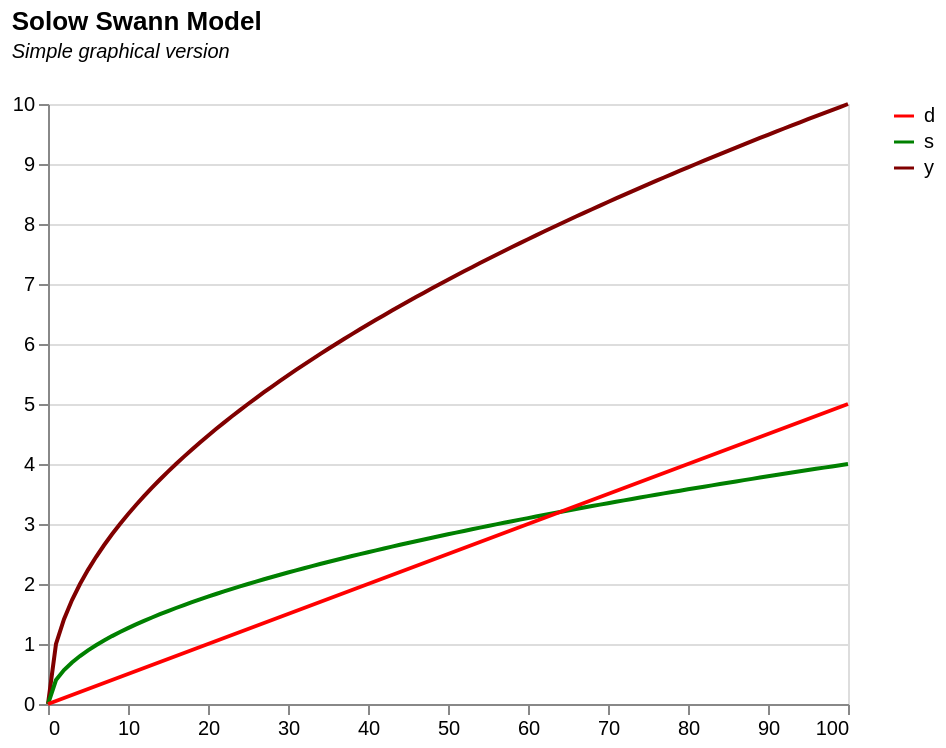

The Vega-Lite source for this figure:
### Vega-Lite specification from a JSON file in a GitHub repository (floating-point values rounded to 4 significant figures)
{"$schema": "https://vega.github.io/schema/vega-lite/v5.json", "title": {"text": "Solow Swann Model", "subtitle": ["Simple graphical version", ""], "subtitleFontStyle": "italic", "subtitleFontSize": 10, "anchor": "start", "color": "black"}, "data": {"values": [{"k": "0", "y": "0", "s": "0", "s1": "0", "s2": "0", "s3": "0", "d": "0", "a": "0", "y2_a": "0", "y2_b": "0", "y2": "0", "a2": "0"}, {"k": "1", "y": "1", "s": "0.4", "s1": "0.2", "s2": "0.3", "s3": "0.9", "d": "0.05", "a": "0.35", "y2_a": "1", "y2_b": "0", "y2": "1", "a2": "0.25"}, {"k": "2", "y": "1.414213562", "s": "0.565685425", "s1": "0.4", "s2": "0.424264069", "s3": "1.8", "d": "0.1", "a": "0.465685425", "y2_a": "1.414213562", "y2_b": "0", "y2": "1.414213562", "a2": "0.324264069"}, {"k": "3", "y": "1.732050808", "s": "0.692820323", "s1": "0.6", "s2": "0.519615242", "s3": "2.7", "d": "0.15", "a": "0.542820323", "y2_a": "1.732050808", "y2_b": "0", "y2": "1.732050808", "a2": "0.369615242"}, {"k": "4", "y": "2", "s": "0.8", "s1": "0.8", "s2": "0.6", "s3": "3.6", "d": "0.2", "a": "0.6", "y2_a": "2", "y2_b": "0", "y2": "2", "a2": "0.4"}, {"k": "5", "y": "2.236067977", "s": "0.894427191", "s1": "1", "s2": "0.670820393", "s3": "4.5", "d": "0.25", "a": "0.644427191", "y2_a": "2.236067977", "y2_b": "0", "y2": "2.236067977", "a2": "0.420820393"}, {"k": "6", "y": "2.449489743", "s": "0.979795897", "s1": "1.2", "s2": "0.734846923", "s3": "5.4", "d": "0.3", "a": "0.679795897", "y2_a": "2.449489743", "y2_b": "0", "y2": "2.449489743", "a2": "0.434846923"}, {"k": "7", "y": "2.645751311", "s": "1.058300524", "s1": "1.4", "s2": "0.793725393", "s3": "6.3", "d": "0.35", "a": "0.708300524", "y2_a": "2.645751311", "y2_b": "0", "y2": "2.645751311", "a2": "0.443725393"}, {"k": "8", "y": "2.828427125", "s": "1.13137085", "s1": "1.6", "s2": "0.848528137", "s3": "7.2", "d": "0.4", "a": "0.73137085", "y2_a": "2.828427125", "y2_b": "0", "y2": "2.828427125", "a2": "0.448528137"}, {"k": "9", "y": "3", "s": "1.2", "s1": "1.8", "s2": "0.9", "s3": "8.1", "d": "0.45", "a": "0.75", "y2_a": "3", "y2_b": "0", "y2": "3", "a2": "0.45"}, {"k": "10", "y": "3.16227766", "s": "1.264911064", "s1": "2", "s2": "0.948683298", "s3": "9", "d": "0.5", "a": "0.764911064", "y2_a": "3.16227766", "y2_b": "0", "y2": "3.16227766", "a2": "0.448683298"}, {"k": "11", "y": "3.31662479", "s": "1.326649916", "s1": "2.2", "s2": "0.994987437", "s3": "9.9", "d": "0.55", "a": "0.776649916", "y2_a": "3.31662479", "y2_b": "0", "y2": "3.31662479", "a2": "0.444987437"}, {"k": "12", "y": "3.464101615", "s": "1.385640646", "s1": "2.4", "s2": "1.039230485", "s3": "10.8", "d": "0.6", "a": "0.785640646", "y2_a": "3.464101615", "y2_b": "0", "y2": "3.464101615", "a2": "0.439230485"}, {"k": "13", "y": "3.605551275", "s": "1.44222051", "s1": "2.6", "s2": "1.081665383", "s3": "11.7", "d": "0.65", "a": "0.79222051", "y2_a": "3.605551275", "y2_b": "0", "y2": "3.605551275", "a2": "0.431665383"}, {"k": "14", "y": "3.741657387", "s": "1.496662955", "s1": "2.8", "s2": "1.122497216", "s3": "12.6", "d": "0.7", "a": "0.796662955", "y2_a": "3.741657387", "y2_b": "0", "y2": "3.741657387", "a2": "0.422497216"}, {"k": "15", "y": "3.872983346", "s": "1.549193338", "s1": "3", "s2": "1.161895004", "s3": "13.5", "d": "0.75", "a": "0.799193338", "y2_a": "3.872983346", "y2_b": "0", "y2": "3.872983346", "a2": "0.411895004"}, {"k": "16", "y": "4", "s": "1.6", "s1": "3.2", "s2": "1.2", "s3": "14.4", "d": "0.8", "a": "0.8", "y2_a": "4", "y2_b": "0", "y2": "4", "a2": "0.4"}, {"k": "17", "y": "4.123105626", "s": "1.64924225", "s1": "3.4", "s2": "1.236931688", "s3": "15.3", "d": "0.85", "a": "0.79924225", "y2_a": "4.123105626", "y2_b": "0", "y2": "4.123105626", "a2": "0.386931688"}, {"k": "18", "y": "4.242640687", "s": "1.697056275", "s1": "3.6", "s2": "1.272792206", "s3": "16.2", "d": "0.9", "a": "0.797056275", "y2_a": "4.242640687", "y2_b": "0", "y2": "4.242640687", "a2": "0.372792206"}, {"k": "19", "y": "4.358898944", "s": "1.743559577", "s1": "3.8", "s2": "1.307669683", "s3": "17.1", "d": "0.95", "a": "0.793559577", "y2_a": "4.358898944", "y2_b": "0", "y2": "4.358898944", "a2": "0.357669683"}, {"k": "20", "y": "4.472135955", "s": "1.788854382", "s1": "4", "s2": "1.341640786", "s3": "18", "d": "1", "a": "0.788854382", "y2_a": "4.472135955", "y2_b": "0", "y2": "4.472135955", "a2": "0.341640786"}, {"k": "21", "y": "4.582575695", "s": "1.833030278", "s1": "4.2", "s2": "1.374772708", "s3": "18.9", "d": "1.05", "a": "0.783030278", "y2_a": "4.582575695", "y2_b": "0", "y2": "4.582575695", "a2": "0.324772708"}, {"k": "22", "y": "4.69041576", "s": "1.876166304", "s1": "4.4", "s2": "1.407124728", "s3": "19.8", "d": "1.1", "a": "0.776166304", "y2_a": "4.69041576", "y2_b": "0", "y2": "4.69041576", "a2": "0.307124728"}, {"k": "23", "y": "4.795831523", "s": "1.918332609", "s1": "4.6", "s2": "1.438749457", "s3": "20.7", "d": "1.15", "a": "0.768332609", "y2_a": "4.795831523", "y2_b": "0", "y2": "4.795831523", "a2": "0.288749457"}, {"k": "24", "y": "4.898979486", "s": "1.959591794", "s1": "4.8", "s2": "1.469693846", "s3": "21.6", "d": "1.2", "a": "0.759591794", "y2_a": "4.898979486", "y2_b": "0", "y2": "4.898979486", "a2": "0.269693846"}, {"k": "25", "y": "5", "s": "2", "s1": "5", "s2": "1.5", "s3": "22.5", "d": "1.25", "a": "0.75", "y2_a": "5", "y2_b": "0", "y2": "5", "a2": "0.25"}, {"k": "26", "y": "5.099019514", "s": "2.039607805", "s1": "5.2", "s2": "1.529705854", "s3": "23.4", "d": "1.3", "a": "0.739607805", "y2_a": "5.099019514", "y2_b": "0", "y2": "5.099019514", "a2": "0.229705854"}, {"k": "27", "y": "5.196152423", "s": "2.078460969", "s1": "5.4", "s2": "1.558845727", "s3": "24.3", "d": "1.35", "a": "0.728460969", "y2_a": "5.196152423", "y2_b": "0", "y2": "5.196152423", "a2": "0.208845727"}, {"k": "28", "y": "5.291502622", "s": "2.116601049", "s1": "5.6", "s2": "1.587450787", "s3": "25.2", "d": "1.4", "a": "0.716601049", "y2_a": "5.291502622", "y2_b": "0", "y2": "5.291502622", "a2": "0.187450787"}, {"k": "29", "y": "5.385164807", "s": "2.154065923", "s1": "5.8", "s2": "1.615549442", "s3": "26.1", "d": "1.45", "a": "0.704065923", "y2_a": "5.385164807", "y2_b": "0", "y2": "5.385164807", "a2": "0.165549442"}, {"k": "30", "y": "5.477225575", "s": "2.19089023", "s1": "6", "s2": "1.643167673", "s3": "27", "d": "1.5", "a": "0.69089023", "y2_a": "5.477225575", "y2_b": "0", "y2": "5.477225575", "a2": "0.143167673"}, {"k": "31", "y": "5.567764363", "s": "2.227105745", "s1": "6.2", "s2": "1.670329309", "s3": "27.9", "d": "1.55", "a": "0.677105745", "y2_a": "5.567764363", "y2_b": "0", "y2": "5.567764363", "a2": "0.120329309"}, {"k": "32", "y": "5.656854249", "s": "2.2627417", "s1": "6.4", "s2": "1.697056275", "s3": "28.8", "d": "1.6", "a": "0.6627417", "y2_a": "5.656854249", "y2_b": "0", "y2": "5.656854249", "a2": "0.097056275"}, {"k": "33", "y": "5.744562647", "s": "2.297825059", "s1": "6.6", "s2": "1.723368794", "s3": "29.7", "d": "1.65", "a": "0.647825059", "y2_a": "5.744562647", "y2_b": "0", "y2": "5.744562647", "a2": "0.073368794"}, {"k": "34", "y": "5.830951895", "s": "2.332380758", "s1": "6.8", "s2": "1.749285568", "s3": "30.6", "d": "1.7", "a": "0.632380758", "y2_a": "5.830951895", "y2_b": "0", "y2": "5.830951895", "a2": "0.049285568"}, {"k": "35", "y": "5.916079783", "s": "2.366431913", "s1": "7", "s2": "1.774823935", "s3": "31.5", "d": "1.75", "a": "0.616431913", "y2_a": "5.916079783", "y2_b": "0", "y2": "5.916079783", "a2": "0.024823935"}, {"k": "36", "y": "6", "s": "2.4", "s1": "7.2", "s2": "1.8", "s3": "32.4", "d": "1.8", "a": "0.6", "y2_a": "6", "y2_b": "0", "y2": "6", "a2": "0"}, {"k": "37", "y": "6.08276253", "s": "2.433105012", "s1": "7.4", "s2": "1.824828759", "s3": "33.3", "d": "1.85", "a": "0.583105012", "y2_a": "6.08276253", "y2_b": "0", "y2": "6.08276253", "a2": "-0.025171241"}, {"k": "38", "y": "6.164414003", "s": "2.465765601", "s1": "7.6", "s2": "1.849324201", "s3": "34.2", "d": "1.9", "a": "0.565765601", "y2_a": "6.164414003", "y2_b": "0", "y2": "6.164414003", "a2": "-0.050675799"}, {"k": "39", "y": "6.244997998", "s": "2.497999199", "s1": "7.8", "s2": "1.8734994", "s3": "35.1", "d": "1.95", "a": "0.547999199", "y2_a": "6.244997998", "y2_b": "0", "y2": "6.244997998", "a2": "-0.0765006"}, {"k": "40", "y": "6.32455532", "s": "2.529822128", "s1": "8", "s2": "1.897366596", "s3": "36", "d": "2", "a": "0.529822128", "y2_a": "6.32455532", "y2_b": "0", "y2": "6.32455532", "a2": "-0.102633404"}, {"k": "41", "y": "6.403124237", "s": "2.561249695", "s1": "8.2", "s2": "1.920937271", "s3": "36.9", "d": "2.05", "a": "0.511249695", "y2_a": "6.403124237", "y2_b": "0", "y2": "6.403124237", "a2": "-0.129062729"}, {"k": "42", "y": "6.480740698", "s": "2.592296279", "s1": "8.4", "s2": "1.94422221", "s3": "37.8", "d": "2.1", "a": "0.492296279", "y2_a": "6.480740698", "y2_b": "0", "y2": "6.480740698", "a2": "-0.15577779"}, {"k": "43", "y": "6.557438524", "s": "2.62297541", "s1": "8.6", "s2": "1.967231557", "s3": "38.7", "d": "2.15", "a": "0.47297541", "y2_a": "6.557438524", "y2_b": "0", "y2": "6.557438524", "a2": "-0.182768443"}, {"k": "44", "y": "6.633249581", "s": "2.653299832", "s1": "8.8", "s2": "1.989974874", "s3": "39.6", "d": "2.2", "a": "0.453299832", "y2_a": "6.633249581", "y2_b": "0", "y2": "6.633249581", "a2": "-0.210025126"}, {"k": "45", "y": "6.708203932", "s": "2.683281573", "s1": "9", "s2": "2.01246118", "s3": "40.5", "d": "2.25", "a": "0.433281573", "y2_a": "6.708203932", "y2_b": "0", "y2": "6.708203932", "a2": "-0.23753882"}, {"k": "46", "y": "6.782329983", "s": "2.712931993", "s1": "9.2", "s2": "2.034698995", "s3": "41.4", "d": "2.3", "a": "0.412931993", "y2_a": "6.782329983", "y2_b": "0", "y2": "6.782329983", "a2": "-0.265301005"}, {"k": "47", "y": "6.8556546", "s": "2.74226184", "s1": "9.4", "s2": "2.05669638", "s3": "42.3", "d": "2.35", "a": "0.39226184", "y2_a": "6.8556546", "y2_b": "0", "y2": "6.8556546", "a2": "-0.29330362"}, {"k": "48", "y": "6.92820323", "s": "2.771281292", "s1": "9.6", "s2": "2.078460969", "s3": "43.2", "d": "2.4", "a": "0.371281292", "y2_a": "6.92820323", "y2_b": "0", "y2": "6.92820323", "a2": "-0.321539031"}, {"k": "49", "y": "7", "s": "2.8", "s1": "9.8", "s2": "2.1", "s3": "44.1", "d": "2.45", "a": "0.35", "y2_a": "7", "y2_b": "0", "y2": "7", "a2": "-0.35"}, {"k": "50", "y": "7.071067812", "s": "2.828427125", "s1": "10", "s2": "2.121320344", "s3": "45", "d": "2.5", "a": "0.328427125", "y2_a": "7.071067812", "y2_b": "0", "y2": "7.071067812", "a2": "-0.378679656"}, {"k": "51", "y": "7.141428429", "s": "2.856571371", "s1": "10.2", "s2": "2.142428529", "s3": "45.9", "d": "2.55", "a": "0.306571371", "y2_a": "7.141428429", "y2_b": "1", "y2": "7.141428429", "a2": "-0.407571471"}, {"k": "52", "y": "7.211102551", "s": "2.88444102", "s1": "10.4", "s2": "2.163330765", "s3": "46.8", "d": "2.6", "a": "0.28444102", "y2_a": "7.211102551", "y2_b": "1.741101127", "y2": "7.211102551", "a2": "-0.436669235"}, {"k": "53", "y": "7.280109889", "s": "2.912043956", "s1": "10.6", "s2": "2.184032967", "s3": "47.7", "d": "2.65", "a": "0.262043956", "y2_a": "7.280109889", "y2_b": "2.408224685", "y2": "7.280109889", "a2": "-0.465967033"}, {"k": "54", "y": "7.348469228", "s": "2.939387691", "s1": "10.8", "s2": "2.204540769", "s3": "48.6", "d": "2.7", "a": "0.239387691", "y2_a": "7.348469228", "y2_b": "3.031433133", "y2": "7.348469228", "a2": "-0.495459231"}, {"k": "55", "y": "7.416198487", "s": "2.966479395", "s1": "11", "s2": "2.224859546", "s3": "49.5", "d": "2.75", "a": "0.216479395", "y2_a": "7.416198487", "y2_b": "3.623898318", "y2": "7.416198487", "a2": "-0.525140454"}, {"k": "56", "y": "7.483314774", "s": "2.993325909", "s1": "11.2", "s2": "2.244994432", "s3": "50.4", "d": "2.8", "a": "0.193325909", "y2_a": "7.483314774", "y2_b": "4.192962713", "y2": "7.483314774", "a2": "-0.555005568"}, {"k": "57", "y": "7.549834435", "s": "3.019933774", "s1": "11.4", "s2": "2.264950331", "s3": "51.3", "d": "2.85", "a": "0.169933774", "y2_a": "7.549834435", "y2_b": "4.743276394", "y2": "7.549834435", "a2": "-0.585049669"}, {"k": "58", "y": "7.615773106", "s": "3.046309242", "s1": "11.6", "s2": "2.284731932", "s3": "52.2", "d": "2.9", "a": "0.146309242", "y2_a": "7.615773106", "y2_b": "5.278031643", "y2": "7.615773106", "a2": "-0.615268068"}, {"k": "59", "y": "7.681145748", "s": "3.072458299", "s1": "11.8", "s2": "2.304343724", "s3": "53.1", "d": "2.95", "a": "0.122458299", "y2_a": "7.681145748", "y2_b": "5.799546135", "y2": "7.681145748", "a2": "-0.645656276"}, {"k": "60", "y": "7.745966692", "s": "3.098386677", "s1": "12", "s2": "2.323790008", "s3": "54", "d": "3", "a": "0.098386677", "y2_a": "7.745966692", "y2_b": "6.309573445", "y2": "7.745966692", "a2": "-0.676209992"}, {"k": "61", "y": "7.810249676", "s": "3.12409987", "s1": "12.2", "s2": "2.343074903", "s3": "54.9", "d": "3.05", "a": "0.07409987", "y2_a": "7.810249676", "y2_b": "6.809483128", "y2": "7.810249676", "a2": "-0.706925097"}, {"k": "62", "y": "7.874007874", "s": "3.14960315", "s1": "12.4", "s2": "2.362202362", "s3": "55.8", "d": "3.1", "a": "0.04960315", "y2_a": "7.874007874", "y2_b": "7.300372103", "y2": "7.874007874", "a2": "-0.737797638"}, {"k": "63", "y": "7.937253933", "s": "3.174901573", "s1": "12.6", "s2": "2.38117618", "s3": "56.7", "d": "3.15", "a": "0.024901573", "y2_a": "7.937253933", "y2_b": "7.783137122", "y2": "7.937253933", "a2": "-0.76882382"}, {"k": "64", "y": "8", "s": "3.2", "s1": "12.8", "s2": "2.477557162", "s3": "57.6", "d": "3.2", "a": "0", "y2_a": "8", "y2_b": "8.258523873", "y2": "8.258523873", "a2": "-0.722442838"}, {"k": "65", "y": "8.062257748", "s": "3.224903099", "s1": "13", "s2": "2.618148416", "s3": "58.5", "d": "3.25", "a": "-0.025096901", "y2_a": "8.062257748", "y2_b": "8.727161387", "y2": "8.727161387", "a2": "-0.631851584"}, {"k": "66", "y": "8.124038405", "s": "3.249615362", "s1": "13.2", "s2": "2.756876052", "s3": "59.4", "d": "3.3", "a": "-0.050384638", "y2_a": "8.124038405", "y2_b": "9.18958684", "y2": "9.18958684", "a2": "-0.543123948"}, {"k": "67", "y": "8.185352772", "s": "3.274141109", "s1": "13.4", "s2": "2.893879157", "s3": "60.3", "d": "3.35", "a": "-0.075858891", "y2_a": "8.185352772", "y2_b": "9.646263856", "y2": "9.646263856", "a2": "-0.456120843"}, {"k": "68", "y": "8.246211251", "s": "3.2984845", "s1": "13.6", "s2": "3.029278893", "s3": "61.2", "d": "3.4", "a": "-0.1015155", "y2_a": "8.246211251", "y2_b": "10.09759631", "y2": "10.09759631", "a2": "-0.370721107"}, {"k": "69", "y": "8.306623863", "s": "3.322649545", "s1": "13.8", "s2": "3.163181671", "s3": "62.1", "d": "3.45", "a": "-0.127350455", "y2_a": "8.306623863", "y2_b": "10.5439389", "y2": "10.5439389", "a2": "-0.286818329"}, {"k": "70", "y": "8.366600265", "s": "3.346640106", "s1": "14", "s2": "3.29568163", "s3": "63", "d": "3.5", "a": "-0.153359894", "y2_a": "8.366600265", "y2_b": "10.98560543", "y2": "10.98560543", "a2": "-0.20431837"}, {"k": "71", "y": "8.426149773", "s": "3.370459909", "s1": "14.2", "s2": "3.42686259", "s3": "63.9", "d": "3.55", "a": "-0.179540091", "y2_a": "8.426149773", "y2_b": "11.4228753", "y2": "11.4228753", "a2": "-0.12313741"}, {"k": "72", "y": "8.485281374", "s": "3.39411255", "s1": "14.4", "s2": "3.556799623", "s3": "64.8", "d": "3.6", "a": "-0.20588745", "y2_a": "8.485281374", "y2_b": "11.85599874", "y2": "11.85599874", "a2": "-0.043200377"}, {"k": "73", "y": "8.544003745", "s": "3.417601498", "s1": "14.6", "s2": "3.68556032", "s3": "65.7", "d": "3.65", "a": "-0.232398502", "y2_a": "8.544003745", "y2_b": "12.28520107", "y2": "12.28520107", "a2": "0.03556032"}, {"k": "74", "y": "8.602325267", "s": "3.440930107", "s1": "14.8", "s2": "3.813205828", "s3": "66.6", "d": "3.7", "a": "-0.259069893", "y2_a": "8.602325267", "y2_b": "12.71068609", "y2": "12.71068609", "a2": "0.113205828"}, {"k": "75", "y": "8.660254038", "s": "3.464101615", "s1": "15", "s2": "3.939791707", "s3": "67.5", "d": "3.75", "a": "-0.285898385", "y2_a": "8.660254038", "y2_b": "13.13263902", "y2": "13.13263902", "a2": "0.189791707"}, {"k": "76", "y": "8.717797887", "s": "3.487119155", "s1": "15.2", "s2": "4.065368643", "s3": "68.4", "d": "3.8", "a": "-0.312880845", "y2_a": "8.717797887", "y2_b": "13.55122881", "y2": "13.55122881", "a2": "0.265368643"}, {"k": "77", "y": "8.774964387", "s": "3.509985755", "s1": "15.4", "s2": "4.18998305", "s3": "69.3", "d": "3.85", "a": "-0.340014245", "y2_a": "8.774964387", "y2_b": "13.96661017", "y2": "13.96661017", "a2": "0.33998305"}, {"k": "78", "y": "8.831760866", "s": "3.532704347", "s1": "15.6", "s2": "4.313677566", "s3": "70.2", "d": "3.9", "a": "-0.367295653", "y2_a": "8.831760866", "y2_b": "14.37892522", "y2": "14.37892522", "a2": "0.413677566"}, {"k": "79", "y": "8.888194417", "s": "3.555277767", "s1": "15.8", "s2": "4.436491492", "s3": "71.1", "d": "3.95", "a": "-0.394722233", "y2_a": "8.888194417", "y2_b": "14.78830497", "y2": "14.78830497", "a2": "0.486491492"}, {"k": "80", "y": "8.94427191", "s": "3.577708764", "s1": "16", "s2": "4.558461157", "s3": "72", "d": "4", "a": "-0.422291236", "y2_a": "8.94427191", "y2_b": "15.19487052", "y2": "15.19487052", "a2": "0.558461157"}, {"k": "81", "y": "9", "s": "3.6", "s1": "16.2", "s2": "4.67962023", "s3": "72.9", "d": "4.05", "a": "-0.45", "y2_a": "9", "y2_b": "15.5987341", "y2": "15.5987341", "a2": "0.62962023"}, {"k": "82", "y": "9.055385138", "s": "3.622154055", "s1": "16.4", "s2": "4.8", "s3": "73.8", "d": "4.1", "a": "-0.477845945", "y2_a": "9.055385138", "y2_b": "16", "y2": "16", "a2": "0.7"}, {"k": "83", "y": "9.110433579", "s": "3.644173432", "s1": "16.6", "s2": "4.919629609", "s3": "74.7", "d": "4.15", "a": "-0.505826568", "y2_a": "9.110433579", "y2_b": "16.39876536", "y2": "16.39876536", "a2": "0.769629609"}, {"k": "84", "y": "9.16515139", "s": "3.666060556", "s1": "16.8", "s2": "5.03853626", "s3": "75.6", "d": "4.2", "a": "-0.533939444", "y2_a": "9.16515139", "y2_b": "16.79512087", "y2": "16.79512087", "a2": "0.83853626"}, {"k": "85", "y": "9.219544457", "s": "3.687817783", "s1": "17", "s2": "5.156745404", "s3": "76.5", "d": "4.25", "a": "-0.562182217", "y2_a": "9.219544457", "y2_b": "17.18915135", "y2": "17.18915135", "a2": "0.906745404"}, {"k": "86", "y": "9.273618495", "s": "3.709447398", "s1": "17.2", "s2": "5.274280893", "s3": "77.4", "d": "4.3", "a": "-0.590552602", "y2_a": "9.273618495", "y2_b": "17.58093631", "y2": "17.58093631", "a2": "0.974280893"}, {"k": "87", "y": "9.327379053", "s": "3.730951621", "s1": "17.4", "s2": "5.391165125", "s3": "78.3", "d": "4.35", "a": "-0.619048379", "y2_a": "9.327379053", "y2_b": "17.97055042", "y2": "17.97055042", "a2": "1.041165125"}, {"k": "88", "y": "9.38083152", "s": "3.752332608", "s1": "17.6", "s2": "5.507419171", "s3": "79.2", "d": "4.4", "a": "-0.647667392", "y2_a": "9.38083152", "y2_b": "18.3580639", "y2": "18.3580639", "a2": "1.107419171"}, {"k": "89", "y": "9.433981132", "s": "3.773592453", "s1": "17.8", "s2": "5.623062884", "s3": "80.1", "d": "4.45", "a": "-0.676407547", "y2_a": "9.433981132", "y2_b": "18.74354295", "y2": "18.74354295", "a2": "1.173062884"}, {"k": "90", "y": "9.486832981", "s": "3.794733192", "s1": "18", "s2": "5.738114999", "s3": "81", "d": "4.5", "a": "-0.705266808", "y2_a": "9.486832981", "y2_b": "19.12705", "y2": "19.12705", "a2": "1.238114999"}, {"k": "91", "y": "9.539392014", "s": "3.815756806", "s1": "18.2", "s2": "5.852593223", "s3": "81.9", "d": "4.55", "a": "-0.734243194", "y2_a": "9.539392014", "y2_b": "19.50864408", "y2": "19.50864408", "a2": "1.302593223"}, {"k": "92", "y": "9.591663047", "s": "3.836665219", "s1": "18.4", "s2": "5.966514316", "s3": "82.8", "d": "4.6", "a": "-0.763334781", "y2_a": "9.591663047", "y2_b": "19.88838105", "y2": "19.88838105", "a2": "1.366514316"}, {"k": "93", "y": "9.643650761", "s": "3.857460304", "s1": "18.6", "s2": "6.079894162", "s3": "83.7", "d": "4.65", "a": "-0.792539696", "y2_a": "9.643650761", "y2_b": "20.26631387", "y2": "20.26631387", "a2": "1.429894162"}, {"k": "94", "y": "9.695359715", "s": "3.878143886", "s1": "18.8", "s2": "6.192747831", "s3": "84.6", "d": "4.7", "a": "-0.821856114", "y2_a": "9.695359715", "y2_b": "20.64249277", "y2": "20.64249277", "a2": "1.492747831"}, {"k": "95", "y": "9.746794345", "s": "3.898717738", "s1": "19", "s2": "6.305089646", "s3": "85.5", "d": "4.75", "a": "-0.851282262", "y2_a": "9.746794345", "y2_b": "21.01696549", "y2": "21.01696549", "a2": "1.555089646"}, {"k": "96", "y": "9.797958971", "s": "3.919183588", "s1": "19.2", "s2": "6.416933226", "s3": "86.4", "d": "4.8", "a": "-0.880816412", "y2_a": "9.797958971", "y2_b": "21.38977742", "y2": "21.38977742", "a2": "1.616933226"}, {"k": "97", "y": "9.848857802", "s": "3.939543121", "s1": "19.4", "s2": "6.528291543", "s3": "87.3", "d": "4.85", "a": "-0.910456879", "y2_a": "9.848857802", "y2_b": "21.76097181", "y2": "21.76097181", "a2": "1.678291543"}, {"k": "98", "y": "9.899494937", "s": "3.959797975", "s1": "19.6", "s2": "6.639176963", "s3": "88.2", "d": "4.9", "a": "-0.940202025", "y2_a": "9.899494937", "y2_b": "22.13058988", "y2": "22.13058988", "a2": "1.739176963"}, {"k": "99", "y": "9.949874371", "s": "3.979949748", "s1": "19.8", "s2": "6.749601284", "s3": "89.1", "d": "4.95", "a": "-0.970050252", "y2_a": "9.949874371", "y2_b": "22.49867095", "y2": "22.49867095", "a2": "1.799601284"}, {"k": "100", "y": "10", "s": "4", "s1": "20", "s2": "6.859575779", "s3": "90", "d": "5", "a": "-1", "y2_a": "10", "y2_b": "22.8652526", "y2": "22.8652526", "a2": "1.859575779"}], "format": {"parse": {"k": "number"}}}, "transform": [{"fold": ["y", "s", "d"], "as": ["variable", "value"]}], "height": 300, "width": 400, "layer": [{"mark": {"type": "line", "strokeWidth": 2}, "encoding": {"x": {"field": "k", "type": "quantitative", "title": null, "axis": {"grid": false}}, "y": {"field": "value", "type": "quantitative", "title": null}, "color": {"field": "variable", "title": null, "scale": {"range": ["red", "green", "rgb(128,0,0)"]}}}}, {"mark": {"type": "rule", "color": "darkgray", "size": 0, "strokeDash": [6, 3]}, "encoding": {"x": {"datum": 64}}}]}
